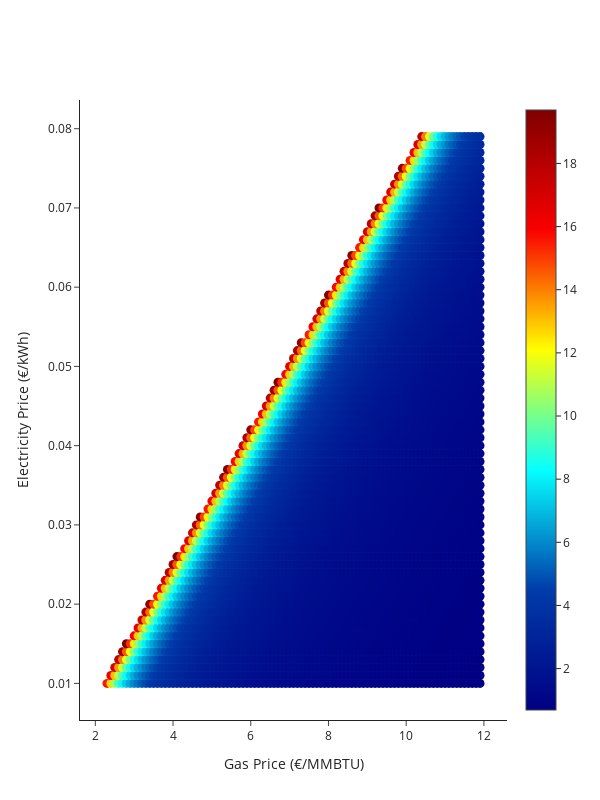

The notebook cell this image was saved under:
### Code cell
fig = go.Figure(data=go.Scatter(
    x = x_solved,
    y = y_solved,
    mode='markers',
    marker=dict(
        size=16,
        color=z_solved, #set color equal to a variable
        colorscale='Jet', # one of plotly colorscales
        showscale=True
    )
))
fig.update_traces(mode='markers', marker_line_width=0, marker_size=9)
fig.update_xaxes(title_text = 'Gas Price (€/MMBTU)')
fig.update_yaxes(title_text = 'Electricity Price (€/kWh)')
fig.update_layout(template = 'simple_white', width = 600, height = 800)
fig.show()

### Figure 1 — Plotly figure (JSON) as saved in the notebook; plotly's stock layout.template omitted (floating-point values rounded to 4 significant figures; data arrays with more than 128 entries replaced by an {"elided": "..."} marker saying what was removed)
{"data": [{"marker": {"color": {"elided": "3967 float values"}, "colorscale": [[0, "rgb(0,0,131)"], [0.2, "rgb(0,60,170)"], [0.4, "rgb(5,255,255)"], [0.6, "rgb(255,255,0)"], [0.8, "rgb(250,0,0)"], [1, "rgb(128,0,0)"]], "line": {"width": 0}, "showscale": true, "size": 9}, "mode": "markers", "type": "scatter", "x": {"elided": "3967 float values"}, "y": {"elided": "3967 float values"}}], "layout": {"height": 800, "width": 600, "xaxis": {"title": {"text": "Gas Price (€/MMBTU)"}}, "yaxis": {"title": {"text": "Electricity Price (€/kWh)"}}}}
